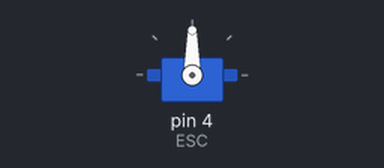
Simulated run of this sketch. Board: Arduino Uno, built with avr-gcc and run on an emulated ATmega328P. Parts: servo.

Above: at 5.1 s.
At 27.1 s:
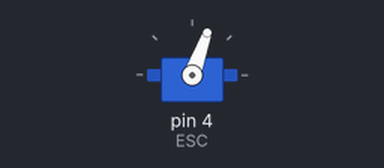
At 49.1 s:
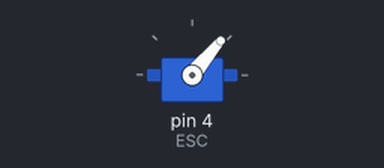
At 103.1 s:
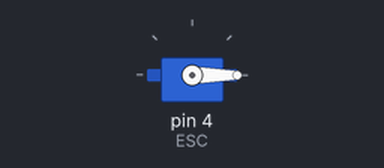
Timing chart, 0 to 104.6 s (numbered marks = the images above):
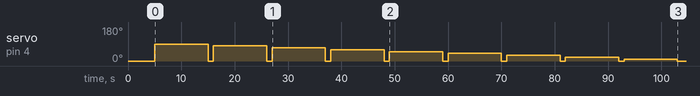

The sketch:

sketch_nov06a.ino
```cpp
/*
        Arduino Brushless Motor Control
     by Dejan, https://howtomechatronics.com
*/

#include <Servo.h>

Servo ESC;     // create servo object to control the ESC

void setup() {
  // Attach the ESC on pin 9
  ESC.attach(4,1000,2000); // (pin, min pulse width, max pulse width in microseconds)
  ESC.write(0);
  delay(5000);
}
int power =90;
void loop() {
  Serial.print(power);
  ESC.write(power);    // Send the signal to the ESC
  power -= 10;
  delay(10000);
  ESC.write(0);
  delay(1000);
}
```

Measured:
- by itself, servo on pin 4 (ESC): 0° → 90° at 5.0 s, → 0° 10.0 s later, → 80° 1.0 s later, → 0° 10.0 s later, … (18 changes in this stretch)
